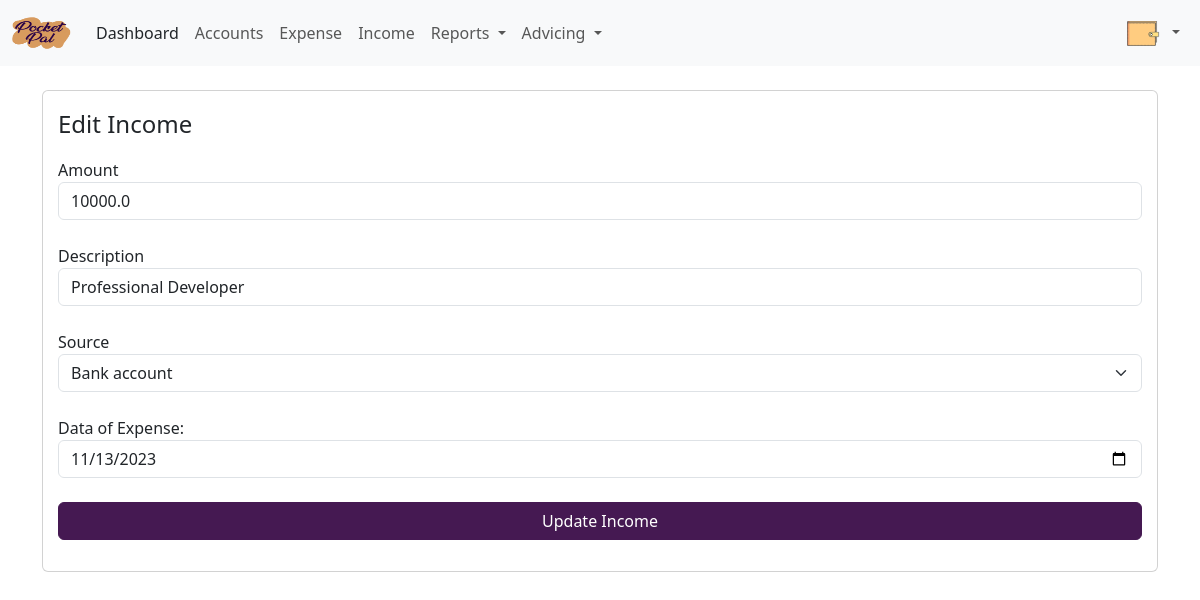
Page /income/edit-income/7/ (signed in) on the committed database.
### Income/models.py (models this page shows, shortened)
class Income(models.Model):
	user = models.ForeignKey(to = User,on_delete=models.CASCADE)
	amount = models.FloatField()
	date = models.DateField(default = localtime)
	description = models.TextField()
	source = models.ForeignKey(to=Source,on_delete=models.CASCADE)
	created_at = models.DateTimeField(default=localtime)
	class Meta:
		ordering:['-date']

class Source(models.Model):
	user = models.ForeignKey(to = User,on_delete=models.CASCADE)
	source = models.CharField(max_length = 256)
	created_at = models.DateTimeField(default=localtime)
	class Meta:
		verbose_name_plural = 'Income Sources'

### Income/views.py (the view, shortened to what this page needs)
# urls.py: path('edit-income/<int:id>/',views.edit_income,name="edit_income"),
@login_required(login_url='login')
def edit_income(request,id):
    if Income.objects.filter(id=id,user=request.user).exists():
        income = Income.objects.get(id=id,user=request.user)
    else:
        messages.error(request,'Something went Wrong. Please Try Again')
        return redirect('income')
    if income.user != request.user:
        messages.error(request,'Something Went Wrong')
        return redirect('income')
    sources = Source.objects.filter(user=request.user).exclude(id=income.source.id)
    context = {
        'income':income,
        'values': income,
        'sources':sources
    }
    if request.method == 'GET':
        return render(request,'income/edit_income.html',context)

### templates/income/edit_income.html (shortened to what this page needs)
{% extends "income/income.html" %}
{% block content %}
<div class="container py-4">
  <div class="row g-0 align-items-center">
    <div class="card cascading-right"
      style="padding: 15px; background: hsla(0, 0%, 100%, 0.55); backdrop-filter: blur(30px);">
      <div class="row">
        <div class="col-9">
          <p class="fs-4 text-start">Edit Income</p>
        </div>
      </div>
      <div>
        <form action="{% url 'edit_income' income.id %}" method="POST">
          <div class="form-outline mb-4">
            <label for="acc_name">Amount</label>
            <input type="number" name="amount" value="{{ values.amount }}" id="acc_name" class="form-control"
              required />
          </div>
          <div class="form-outline mb-4">
            <label for="acc_desc">Description</label>
            <input type="text" id="acc_desc" class="form-control" name="description" value="{{ values.description }}"
              required />
          </div>
          <div class="form-outline mb-4">
            <label for="">Source</label>
            <select class="form-select" id="accountSelect1" name="source">
              <option selected name="source" value="{{values.source.source}}">{{values.source.source}}</option>
            </select>
          </div>
          <div class="form-group form-outline mb-4">
            <label for="acc_date">Data of Expense:</label>
            <input type="date" id="acc_date" class="form-control" name="income_date"
              value="{{values.date |date:'Y-m-d' }}">
          </div>
          <div class="form-outline mb-3 modal-footer d-flex justify-content-center">
            <button type="submit" class="btn btn-primary btn-sub">Update Income</button>
          </div>
        </form>
      </div>
    </div>
  </div>
</div>
{% endblock %}

### templates/income/income.html (style rules this page uses)
.btn-sub { background-color: #451952; color: #ffffff; border: 1px solid #451952; width: 100%; }

### rows in the picture
Income: amount "10000.0", description "Professional Developer", source "Bank account", income_date "11/13/2023"
